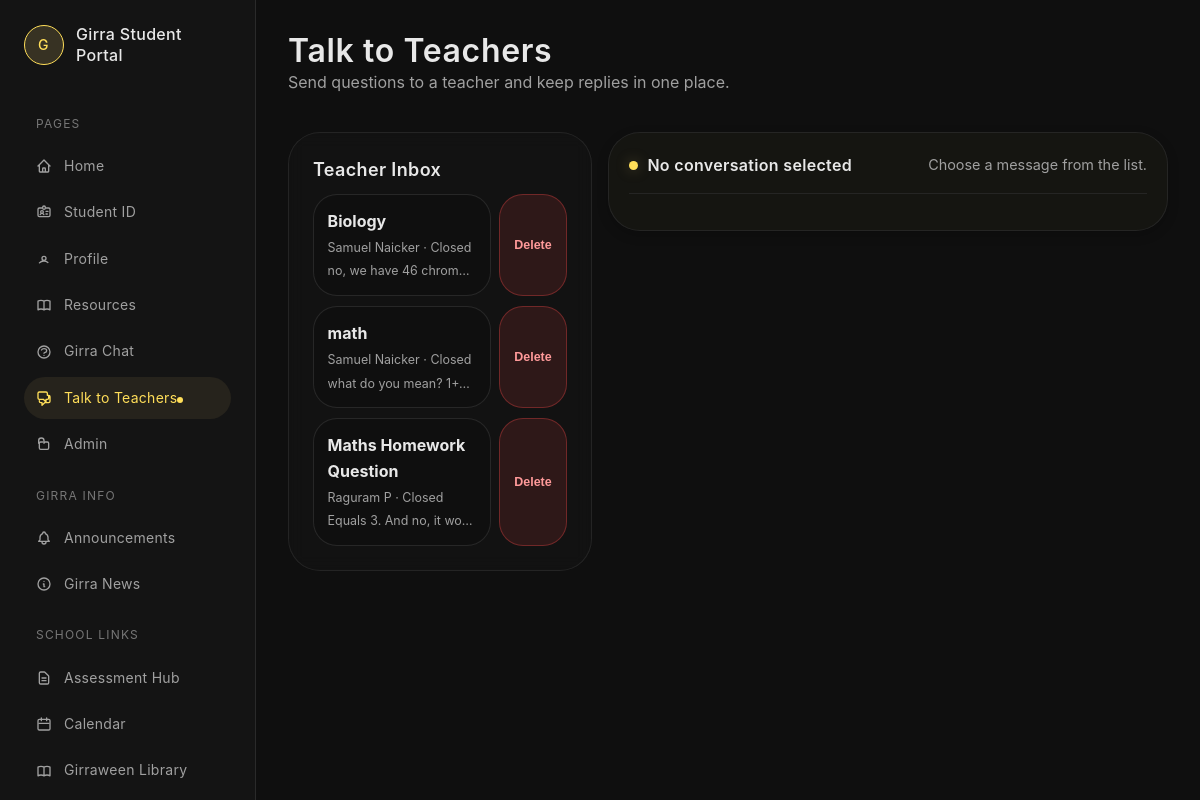
Before: /teacher-chat?conversation_id=2 (signed in) with the older database file.
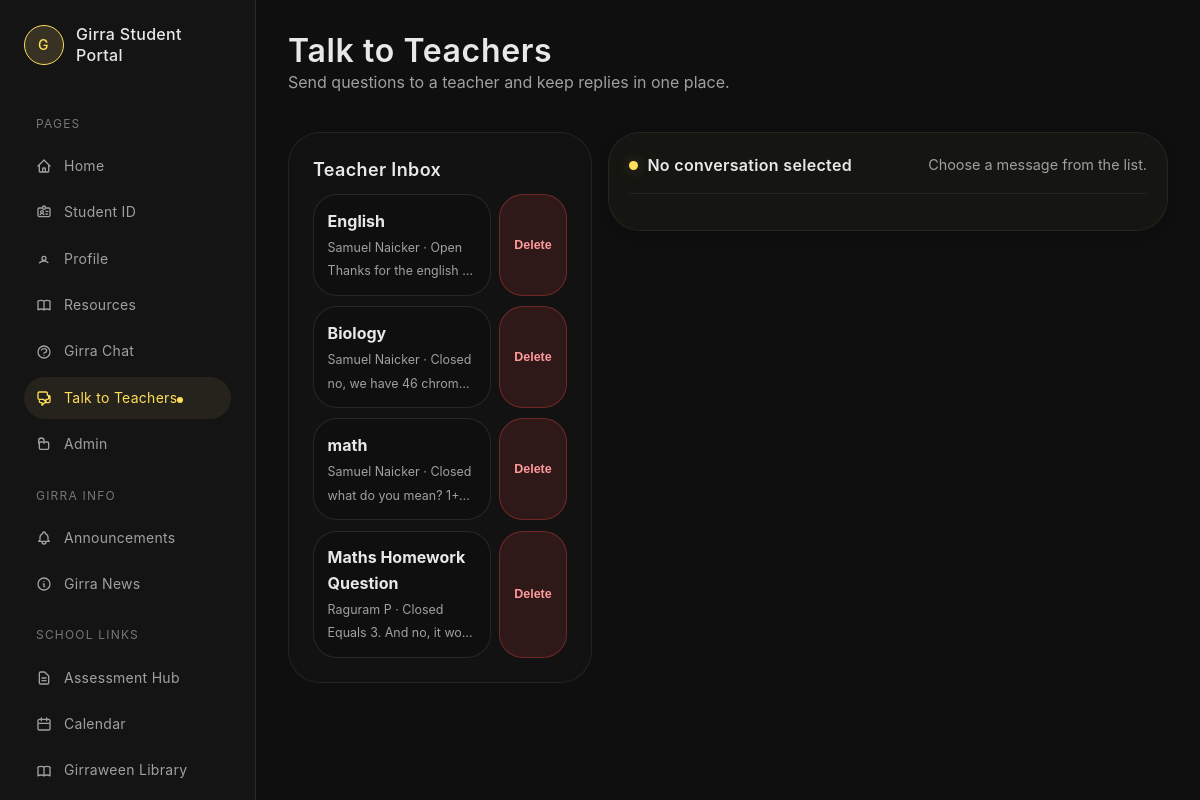
After: the same page with the newer database file.
### tables this page shows
CREATE TABLE teacher_messages (
            id INTEGER PRIMARY KEY AUTOINCREMENT,
            conversation_id INTEGER NOT NULL,
            sender_id INTEGER NOT NULL,
            body TEXT NOT NULL,
            created_at TEXT DEFAULT (datetime('now')),
            FOREIGN KEY (conversation_id) REFERENCES teacher_conversations(id),
            FOREIGN KEY (sender_id) REFERENCES users(id)
        );

CREATE TABLE teacher_conversations (
            id INTEGER PRIMARY KEY AUTOINCREMENT,
            student_id INTEGER NOT NULL,
            teacher_id INTEGER NOT NULL,
            subject TEXT NOT NULL,
            status TEXT NOT NULL DEFAULT 'open' CHECK(status IN ('open','answered','closed')),
            created_at TEXT DEFAULT (datetime('now')),
            updated_at TEXT DEFAULT (datetime('now')),
            FOREIGN KEY (student_id) REFERENCES users(id),
            FOREIGN KEY (teacher_id) REFERENCES users(id)
        );

CREATE TABLE users (
    id INTEGER PRIMARY KEY AUTOINCREMENT,
    first_name TEXT NOT NULL,
    last_name TEXT NOT NULL,
    email TEXT NOT NULL UNIQUE,
    password_hash TEXT NOT NULL,
    access_level TEXT NOT NULL CHECK(access_level IN ('7','8','9','10','11','12','T')),
    created_at TEXT DEFAULT (datetime('now'))
, student_number TEXT, role TEXT NOT NULL DEFAULT 'student');

### app.py (the view, shortened to what this page needs)
@app.route('/teacher-chat')
def teacher_chat():
    if not session.get('logged_in'):
        return redirect(url_for('login'))
    user_id = session.get('user_id')
    conn = get_db()
    cur = conn.cursor()
    cur.execute("""
        SELECT id, first_name, last_name
        FROM users
        WHERE role IN ('teacher', 'admin')
        ORDER BY last_name, first_name
    """)
    teachers = cur.fetchall()
    if can_answer_teacher_messages():
        cur.execute("""
            SELECT
                teacher_conversations.*,
                students.first_name AS student_first_name,
                students.last_name AS student_last_name,
                teachers.first_name AS teacher_first_name,
                teachers.last_name AS teacher_last_name,
                latest.body AS latest_body,
                latest.created_at AS latest_at
            FROM teacher_conversations
            JOIN users AS students ON students.id = teacher_conversations.student_id
            JOIN users AS teachers ON teachers.id = teacher_conversations.teacher_id
            LEFT JOIN teacher_messages AS latest
                ON latest.id = (
                    SELECT id
                    FROM teacher_messages
                    WHERE conversation_id = teacher_conversations.id
                    ORDER BY created_at DESC, id DESC
                    LIMIT 1
                )
            WHERE teacher_conversations.teacher_id = ?
            ORDER BY teacher_conversations.updated_at DESC
        """, (user_id,))
    conversations = cur.fetchall()
    active_id = request.args.get('conversation_id', type=int)
    if not active_id and conversations:
        active_id = conversations[0]['id']
    active_conversation = None
    messages = []
    if active_id:
        cur.execute("""
            SELECT
                teacher_conversations.*,
                students.first_name AS student_first_name,
                students.last_name AS student_last_name,
                teachers.first_name AS teacher_first_name,
                teachers.last_name AS teacher_last_name
            FROM teacher_conversations
            JOIN users AS students ON students.id = teacher_conversations.student_id
            JOIN users AS teachers ON teachers.id = teacher_conversations.teacher_id
            WHERE teacher_conversations.id = ?
              AND (teacher_conversations.student_id = ? OR teacher_conversations.teacher_id = ?)
        """, (active_id, user_id, user_id))
        active_conversation = cur.fetchone()
    conn.close()
    if active_conversation:
        mark_read("teacher_chat", active_conversation['id'])
    return render_template(
        'teacher_chat.html',
        teachers=teachers,
        conversations=conversations,
        active_conversation=active_conversation,
        messages=messages,
        can_answer=can_answer_teacher_messages()
    )

### templates/teacher_chat.html (shortened to what this page needs)
<!DOCTYPE html>
<html lang="en">
<head>
    <link rel="stylesheet" href="{{ url_for('static', filename='styles/global.css') }}">
    <link rel="stylesheet" href="{{ url_for('static', filename='styles/home.css') }}">
    <link rel="stylesheet" href="{{ url_for('static', filename='styles/pages.css') }}">
</head>
<body>
    <div class="dashboard">
        {% include 'sidebar.html' %}
        <main class="main-content">
            <div class="page-container teacher-chat-page">
                <div class="page-header">
                    <div>
                        <h1 class="page-title">Talk to Teachers</h1>
                        <p class="muted-text">Send questions to a teacher and keep replies in one place.</p>
                    </div>
                </div>
                <div class="teacher-chat-layout">
                    <section class="info-panel conversation-list-panel">
                        <h3>{% if can_answer %}Teacher Inbox{% else %}My Messages{% endif %}</h3>
                        <div class="conversation-list">
                            {% for conversation in conversations %}
                            <div class="conversation-list-item">
                                <a
                                    href="{{ url_for('teacher_chat', conversation_id=conversation.id) }}"
                                    class="conversation-link {% if active_conversation and active_conversation.id == conversation.id %}active{% endif %}"
                                >
                                    <span class="conversation-subject">{{ conversation.subject }}</span>
                                    <span class="conversation-meta">
                                        {% if can_answer %}
                                        {{ conversation.student_first_name }} {{ conversation.student_last_name }}
                                        {% else %}
                                        {{ conversation.teacher_first_name }} {{ conversation.teacher_last_name }}
                                        {% endif %}
                                        &middot; {{ conversation.status|title }}
                                    </span>
                                    {% if conversation.latest_body %}
                                    <span class="conversation-preview">{{ conversation.latest_body }}</span>
                                    {% endif %}
                                </a>
                                <form class="conversation-delete-form" method="post" action="{{ url_for('teacher_chat_delete', conversation_id=conversation.id) }}">
                                    <button class="icon-danger-button" type="submit" title="Delete chat" aria-label="Delete chat" onclick="return confirm('Delete this chat permanently? This removes all messages from the database.');">Delete</button>
                                </form>
                            </div>
                            {% else %}
                            <p class="muted-text">No teacher messages yet.</p>
                            {% endfor %}
                        </div>
                    </section>
                    <section class="chat-panel teacher-thread-panel">
                        {% if active_conversation %}
                        <div class="chat-header">
                            <div>
                                <div class="chat-title">
                                    <span class="chat-dot"></span>
                                    {{ active_conversation.subject }}
                                </div>
                                <div class="chat-subtitle">
                                    {{ active_conversation.student_first_name }} {{ active_conversation.student_last_name }}
                                    to
                                    {{ active_conversation.teacher_first_name }} {{ active_conversation.teacher_last_name }}
                                    &middot; {{ active_conversation.status|title }}
                                </div>
                            </div>
                            <form class="inline-form chat-delete-form" method="post" action="{{ url_for('teacher_chat_delete', conversation_id=active_conversation.id) }}">
                                <input type="hidden" name="_csrf_token" value="{{ csrf_token() }}">
                                <button class="small-button danger" type="submit" onclick="return confirm('Delete this chat permanently? This removes all messages from the database.');">Delete chat</button>
                            </form>
                        </div>
                        <div class="chat-messages teacher-messages">
                            {% for message in messages %}
                            <div class="chat-msg {% if message.sender_id == session.get('user_id') %}user{% else %}bot{% endif %}">
                                <div class="bubble">
                                    <p class="message-author">{{ message.first_name }} {{ message.last_name }}</p>
                                    <p>{{ message.body }}</p>
                                    <p class="message-time">{{ message.created_at }}</p>
                                    {% if message.sender_id == session.get('user_id') or (can_answer and active_conversation.teacher_id == session.get('user_id')) %}
                                    <form class="message-delete-form" method="post" action="{{ url_for('teacher_chat_delete_message', conversation_id=active_conversation.id, message_id=message.id) }}">
                                        <input type="hidden" name="_csrf_token" value="{{ csrf_token() }}">
                                        <button class="message-delete-button" type="submit" onclick="return confirm('Delete this message permanently?');">Delete</button>
                                    </form>
                                    {% endif %}
                                </div>
                            </div>
                            {% else %}
                            <p class="muted-text">No messages remain in this chat.</p>
                            {% endfor %}
                        </div>
                        {% if active_conversation.status != 'closed' %}
                        <form class="chat-inputbar teacher-reply-form" method="post" action="{{ url_for('teacher_chat_reply', conversation_id=active_conversation.id) }}">
                            <input type="hidden" name="_csrf_token" value="{{ csrf_token() }}">
                            <input class="chat-input" name="body" type="text" placeholder="Write a reply..." required>
                            <button class="chat-send" type="submit">Reply</button>
                        </form>
                        {% endif %}
                        {% if can_answer and active_conversation.status != 'closed' %}
                        <form class="inline-form" method="post" action="{{ url_for('teacher_chat_close', conversation_id=active_conversation.id) }}">
                            <input type="hidden" name="_csrf_token" value="{{ csrf_token() }}">
                            <button class="small-button danger" type="submit">Close conversation</button>
                        </form>
                        {% endif %}
                        {% else %}
                        <div class="chat-header">
                            <div class="chat-title">
                                <span class="chat-dot"></span>
                                No conversation selected
                            </div>
                            <div class="chat-subtitle">Choose a message from the list.</div>
                        </div>
                        {% endif %}
                    </section>
                </div>
            </div>
        </main>
    </div>
</body>
</html>

Changed rows visible on the page:
added teacher_messages: subject "English", student_first_name "Samuel", student_last_name "Naicker", status "Open", latest_body "Thanks for the english…"
